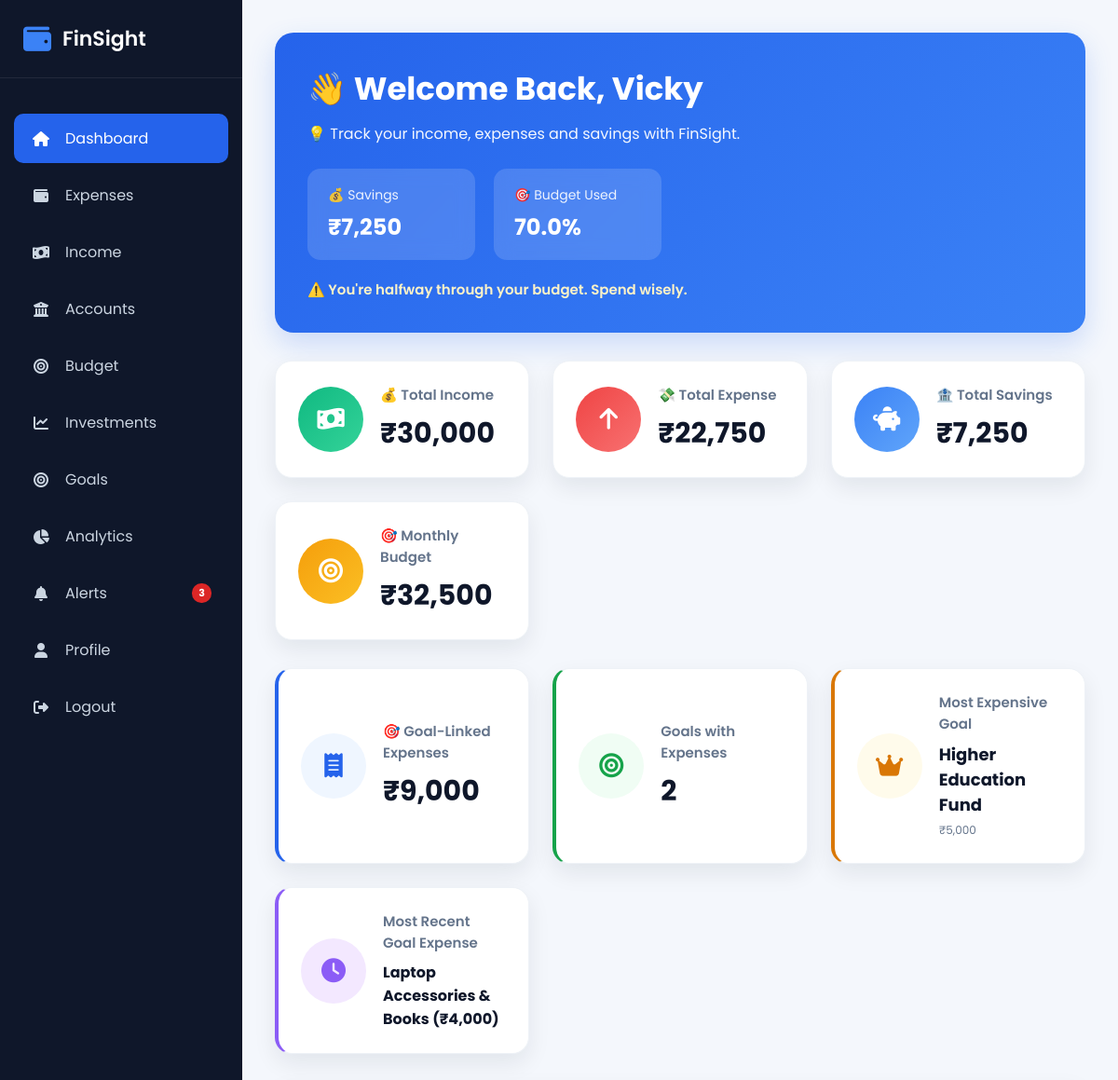
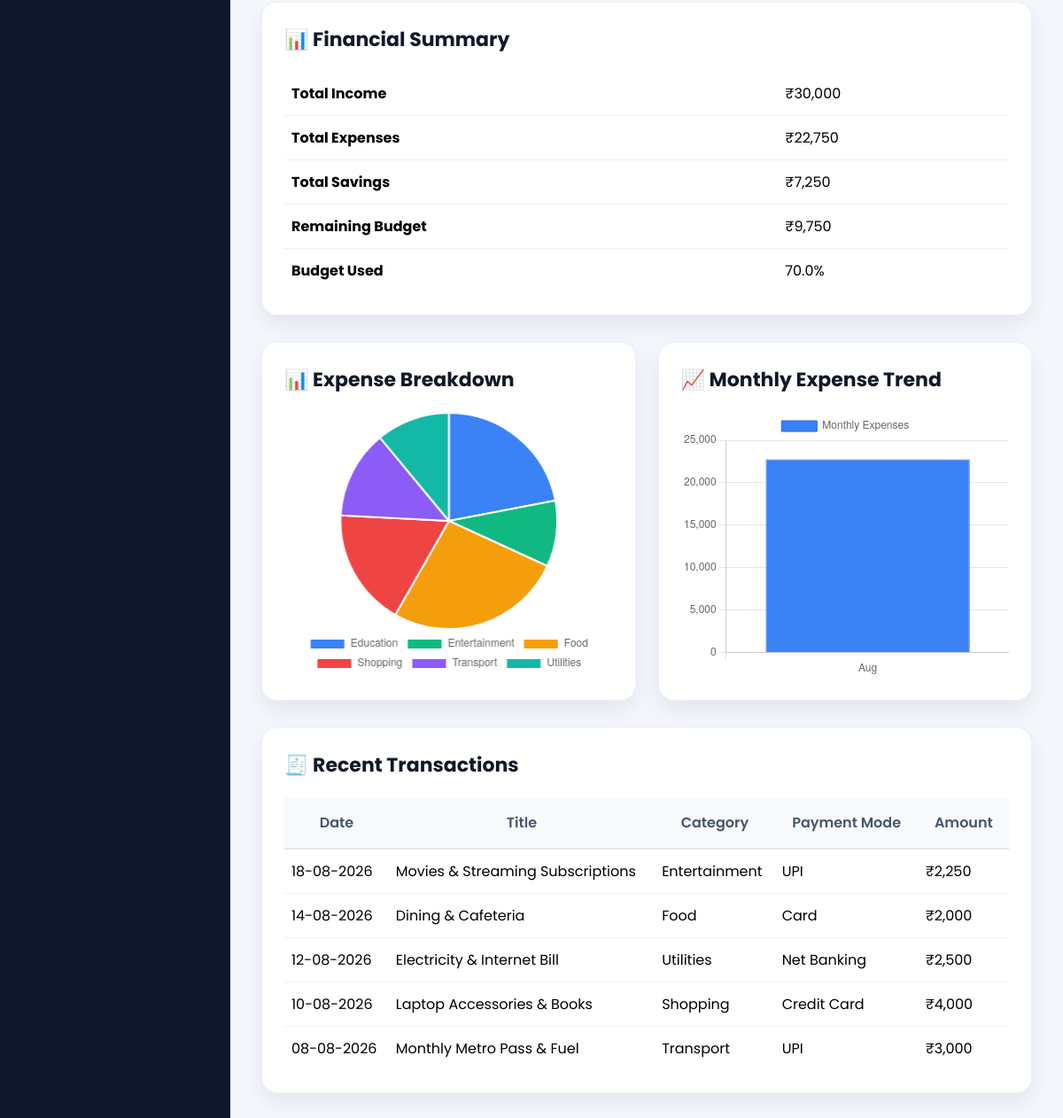
The page /dashboard (signed in) on the database as committed earlier (2 pictures, top to bottom).
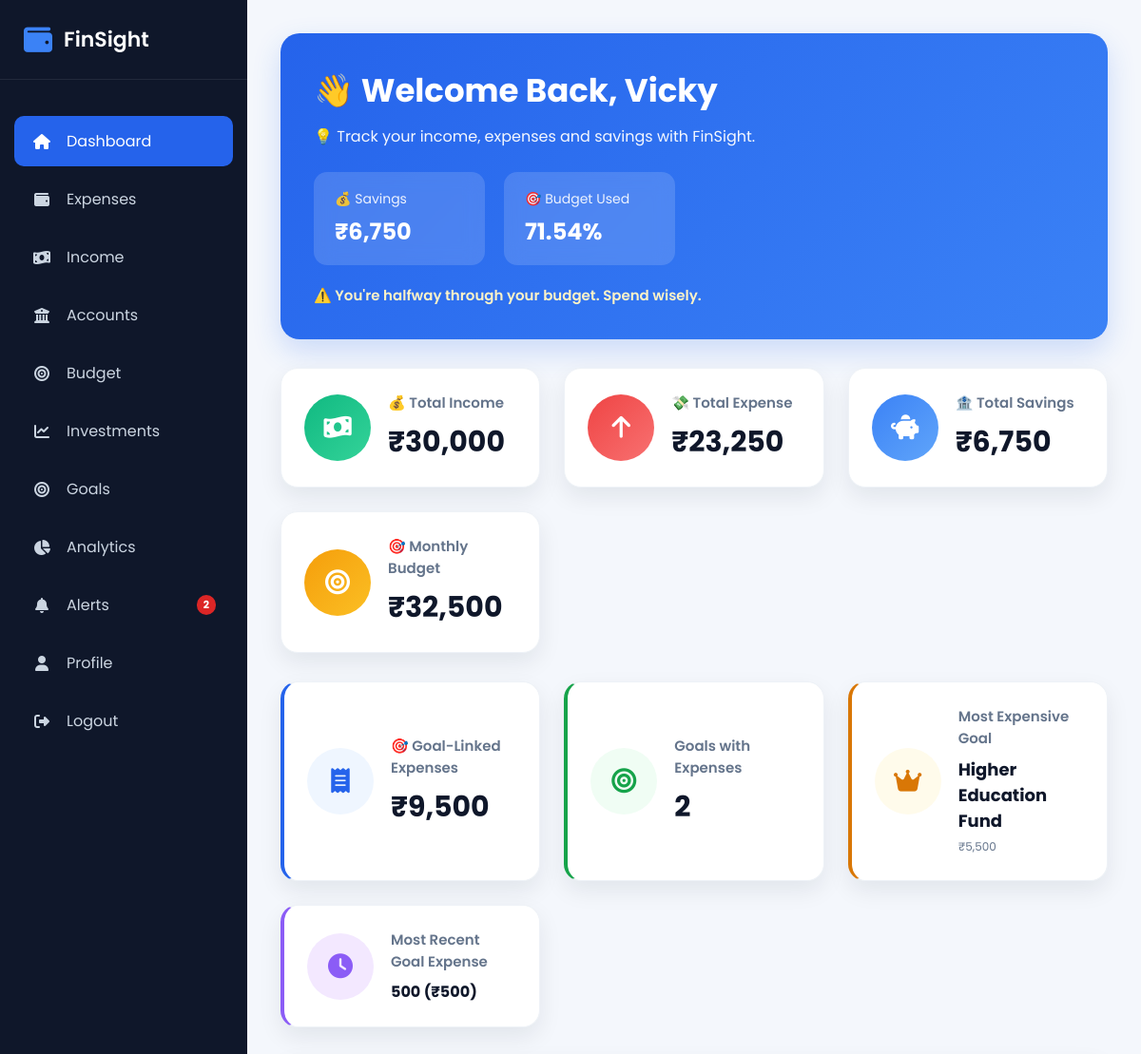
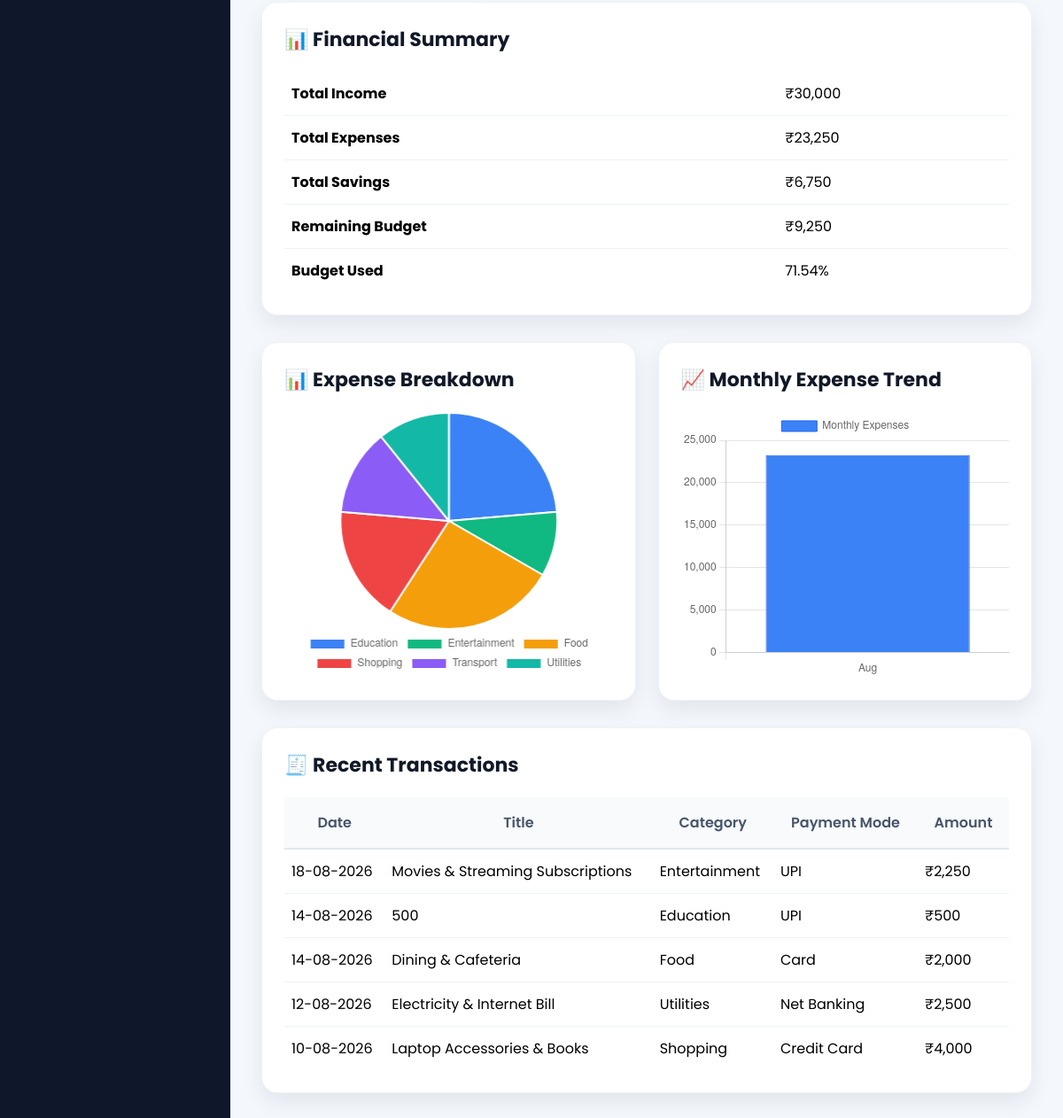
The same page on the database as committed later (2 pictures, top to bottom).
### models/expense.py (models this page shows, shortened)
class Expense(db.Model):
    __tablename__ = "expenses"
    id = db.Column(db.Integer, primary_key=True)
    title = db.Column(
        db.String(100),
        nullable=False
    )
    category = db.Column(
        db.String(50),
        nullable=False
    )
    amount = db.Column(
        db.Float,
        nullable=False
    )
    payment_method = db.Column(
        db.String(30),
        nullable=False
    )
    account_id = db.Column(
        db.Integer,
        db.ForeignKey("accounts.id"),
        nullable=False
    )
    expense_date = db.Column(
        db.Date,
        nullable=False
    )
    description = db.Column(
        db.Text
    )
    created_at = db.Column(
        db.DateTime,
        default=datetime.utcnow
    )
    updated_at = db.Column(
        db.DateTime,
        default=datetime.utcnow,
        onupdate=datetime.utcnow
    )
    user_id = db.Column(
        db.Integer,
        db.ForeignKey("users.id"),
        nullable=False
    )
    goal_id = db.Column(
        db.Integer,
        db.ForeignKey("goals.id"),
        nullable=True
    )
    account = db.relationship(
        "Account",
        back_populates="expenses"
    )
    goal = db.relationship(
        "Goal",
        back_populates="expenses"
    )

### app.py (the view)
@app.route("/dashboard")
@login_required
def dashboard():
    expenses = (
        Expense.query
        .filter_by(user_id=current_user.id)
        .order_by(
            Expense.expense_date.desc(),
            Expense.id.desc()
        )
        .all()
    )
    recent_transactions = expenses[:5]
    incomes = Income.query.filter_by(user_id=current_user.id).all()
    budget_obj = Budget.query.filter_by(user_id=current_user.id).first()
    accounts = Account.query.filter_by(user_id=current_user.id).all()
    goals = Goal.query.filter_by(user_id=current_user.id).all()
    total_expenses = sum(exp.amount for exp in expenses)
    total_income = sum(inc.amount for inc in incomes)
    total_account_balance = sum(acc.balance for acc in accounts)
    total_savings = total_income - total_expenses
    budget_amount = budget_obj.monthly_budget if budget_obj else 0
    remaining_budget = budget_amount - total_expenses
    if budget_amount > 0:
        budget_used = round((total_expenses / budget_amount) * 100, 2)
    else:
        budget_used = 0
    category_data = (
        db.session.query(
            Expense.category,
            func.sum(Expense.amount)
        )
        .filter(Expense.user_id == current_user.id)
        .group_by(Expense.category)
        .all()
    )
    categories = [item[0] for item in category_data]
    amounts = [float(item[1]) for item in category_data]
    monthly_data = (
        db.session.query(
            func.strftime("%m", Expense.expense_date),
            func.sum(Expense.amount)
        )
        .filter(Expense.user_id == current_user.id)
        .group_by(func.strftime("%m", Expense.expense_date))
        .all()
    )
    month_names = {
        "01": "Jan", "02": "Feb", "03": "Mar", "04": "Apr",
        "05": "May", "06": "Jun", "07": "Jul", "08": "Aug",
        "09": "Sep", "10": "Oct", "11": "Nov", "12": "Dec"
    }
    months = []
    monthly_amounts = []
    for month_str, amount in monthly_data:
        months.append(month_names.get(month_str, month_str))
        monthly_amounts.append(float(amount))
    spending_analysis = get_spending_analysis(current_user.id)
    spending_trend = get_monthly_spending_trend(current_user.id, num_months=6)
    check_and_create_alerts(current_user.id)
    goal_expense_analytics = get_goal_expense_analytics(current_user.id)
    return render_template(
        "dashboard.html",
        user=current_user,
        total_income=total_income,
        total_expenses=total_expenses,
        total_savings=total_savings,
        total_account_balance=total_account_balance,
        budget_amount=budget_amount,
        remaining_budget=remaining_budget,
        budget_used=budget_used,
        categories=categories,
        amounts=amounts,
        months=months,
        monthly_amounts=monthly_amounts,
        recent_transactions=recent_transactions,
        budget=budget_obj,
        goals=goals,
        spending_analysis=spending_analysis,
        spending_trend=spending_trend,
        goal_expense_analytics=goal_expense_analytics
    )

### app.py (called while the page is built)
@login_manager.user_loader
def load_user(user_id):
    return User.query.get(int(user_id))

@app.context_processor
def inject_global_vars():
    if current_user.is_authenticated:
        unread_count = FinancialAlert.query.filter_by(user_id=current_user.id, is_read=False).count()
        return dict(unread_alerts_count=unread_count)
    return dict(unread_alerts_count=0)

### services/spending_analysis.py (called while the page is built)
def get_first_day_of_month(dt, offset_months=0):
    year = dt.year
    month = dt.month - offset_months
    while month <= 0:
        month += 12
        year -= 1
    return date(year, month, 1)

def get_last_day_of_month(dt_start):
    if dt_start.month == 12:
        next_month = date(dt_start.year + 1, 1, 1)
    else:
        next_month = date(dt_start.year, dt_start.month + 1, 1)
    return next_month - timedelta(days=1)

### templates/dashboard.html (shortened to what the changed rows need)
{% extends "layout.html" %}
{% block css %}
<link rel="stylesheet" href="{{ url_for('static', filename='css/dashboard.css') }}">
{% endblock %}
{% block content %}
<div class="hero-banner">
    <div class="hero-left">
        <h1>👋 Welcome Back, {{ current_user.full_name }}</h1>
        <div class="hero-stats">
            <div class="hero-stat">
                <span>💰 Savings</span>
                <strong>₹{{ "{:,.0f}".format(total_savings) }}</strong>
            </div>
            <div class="hero-stat">
                <span>🎯 Budget Used</span>
                <strong>{{ budget_used }}%</strong>
            </div>
        </div>
    </div>
</div>
<div class="dashboard-cards">
    <div class="card">
        <div class="card-info">
            <h2>₹{{ "{:,.0f}".format(total_income) }}</h2>
        </div>
    </div>
    <div class="card">
        <div class="card-info">
            <h4>💸 Total Expense</h4>
            <h2>₹{{ "{:,.0f}".format(total_expenses) }}</h2>
        </div>
    </div>
    <div class="card">
        <div class="card-info">
            <h4>🏦 Total Savings</h4>
            <h2 {% if total_savings < 0 %}style="color:#EF4444;"{% endif %}>
                ₹{{ "{:,.0f}".format(total_savings) }}
            </h2>
        </div>
    </div>
    <div class="card">
        <div class="card-info">
            <h2>₹{{ "{:,.0f}".format(budget_amount) }}</h2>
        </div>
    </div>
</div>
{% if goal_expense_analytics %}
<div class="dashboard-cards" style="margin-top: 16px;">
    <div class="card" style="border-left: 4px solid #2563EB;">
        <div class="card-icon" style="background: #EFF6FF; color: #2563EB;">
            <i class="fas fa-receipt"></i>
        </div>
        <div class="card-info">
            <h4>🎯 Goal-Linked Expenses</h4>
            <h2>₹{{ "{:,.0f}".format(goal_expense_analytics.total_all_goal_linked) }}</h2>
        </div>
    </div>
    <div class="card" style="border-left: 4px solid #16A34A;">
        <div class="card-icon" style="background: #F0FDF4; color: #16A34A;">
            <i class="fas fa-bullseye"></i>
        </div>
        <div class="card-info">
            <h4>Goals with Expenses</h4>
            <h2>{{ goal_expense_analytics.goals_with_expenses_count }}</h2>
        </div>
    </div>
    <div class="card" style="border-left: 4px solid #D97706;">
        <div class="card-icon" style="background: #FFFBEB; color: #D97706;">
            <i class="fas fa-crown"></i>
        </div>
        <div class="card-info">
            <h4>Most Expensive Goal</h4>
            <h2 style="font-size: 18px;">{{ goal_expense_analytics.most_expensive_goal_name }}</h2>
            <span style="font-size: 12px; color: #64748B;">₹{{ "{:,.0f}".format(goal_expense_analytics.most_expensive_goal_amt) }}</span>
        </div>
    </div>
    <div class="card" style="border-left: 4px solid #8B5CF6;">
        <div class="card-icon" style="background: #F3E8FF; color: #8B5CF6;">
            <i class="fas fa-clock"></i>
        </div>
        <div class="card-info">
            <h4>Most Recent Goal Expense</h4>
            <h2 style="font-size: 16px;">
                {% if goal_expense_analytics.latest_goal_expense %}
                    {{ goal_expense_analytics.latest_goal_expense.title }} (₹{{ "{:,.0f}".format(goal_expense_analytics.latest_goal_expense.amount) }})
                {% else %}
                    None
                {% endif %}
            </h2>
        </div>
    </div>
</div>
{% endif %}
<div class="dashboard-box">
    <table>
        <tbody>
            <tr>
                <td><strong>Total Expenses</strong></td>
                <td>₹{{ "{:,.0f}".format(total_expenses) }}</td>
            </tr>
            <tr>
                <td><strong>Total Savings</strong></td>
                <td {% if total_savings < 0 %}style="color:#EF4444;"{% endif %}>
                    ₹{{ "{:,.0f}".format(total_savings) }}
                </td>
            </tr>
            <tr>
                <td><strong>Remaining Budget</strong></td>
                <td {% if remaining_budget < 0 %}style="color:#EF4444;"{% endif %}>
                    ₹{{ "{:,.0f}".format(remaining_budget) }}
                </td>
            </tr>
            <tr>
                <td><strong>Budget Used</strong></td>
                <td>{{ budget_used }}%</td>
            </tr>
        </tbody>
    </table>
</div>
<div class="dashboard-grid">
    <div class="dashboard-box">
        <div style="height:300px;">
            <canvas id="expenseChart"></canvas>
        </div>
    </div>
    <div class="dashboard-box">
        <div style="height:300px;">
            <canvas id="monthlyChart"></canvas>
        </div>
    </div>
</div>
<div class="dashboard-box transactions">
    <table>
        <thead>
            <tr>
                <th>Date</th>
                <th>Title</th>
                <th>Category</th>
                <th>Payment Mode</th>
                <th>Amount</th>
            </tr>
        </thead>
        <tbody>
        {% if recent_transactions %}
    {% for expense in recent_transactions %}
    <tr>
    <td>{{ expense.expense_date.strftime("%d-%m-%Y") }}</td>
    <td>{{ expense.title }}</td>
    <td>{{ expense.category }}</td>
    <td>{{ expense.payment_method }}</td>
    <td>₹{{ "{:,.0f}".format(expense.amount) }}</td>
    </tr>
    {% endfor %}
{% else %}
    <tr>
        <td colspan="5" class="no-data">
            📭 No transactions available.
        </td>
    </tr>
{% endif %}
        </tbody>
    </table>
</div>
<script>
// ---------------- Expense Pie Chart ----------------
const expenseCanvas = document.getElementById("expenseChart");
if (expenseCanvas) {
    new Chart(expenseCanvas.getContext("2d"), {
        type: "pie",
        data: {
            labels: {{ categories | default([], true) | tojson }},
            datasets: [{
                data: {{ amounts | default([], true) | tojson }},
                backgroundColor: [
                    "#3B82F6",
                    "#10B981",
                    "#F59E0B",
                    "#EF4444",
                    "#8B5CF6",
                    "#14B8A6",
                    "#EC4899",
                    "#6366F1"
                ],
                borderColor: "#ffffff",
                borderWidth: 2
            }]
        },
        options: {
            responsive: true,
            maintainAspectRatio: false,
            plugins: {
                legend: {
                    position: "bottom"
                }
            }
        }
    });
}
// ---------------- Monthly Expense Bar Chart ----------------
const monthlyCanvas = document.getElementById("monthlyChart");
if (monthlyCanvas) {
    new Chart(monthlyCanvas.getContext("2d"), {
        type: "bar",
        data: {
            labels: {{ months | default([], true) | tojson }},
            datasets: [{
                label: "Monthly Expenses",
                data: {{ monthly_amounts | default([], true) | tojson }},
                backgroundColor: "#3B82F6",
                borderColor: "#2563EB",
                borderWidth: 1
            }]
        },
        options: {
            responsive: true,
            maintainAspectRatio: false,
            scales: {
                y: {
                    beginAtZero: true
                }
            }
        }
    });
}
</script>
{% endblock %}

Rows that differ between the two databases and show on the page:
removed Expense: latest_goal_expense "Laptop Accessories & Books", latest_goal_expense.amount "4,000", expense_date "10-08-2026", title "Laptop Accessories & Books", category "Shopping", payment_method "Credit Card", amount "4,000"
no longer on this page (row edited): Expense: expense_date "08-08-2026", title "Monthly Metro Pass & Fuel", category "Transport", payment_method "UPI", amount "3,000"
added Expense: latest_goal_expense "500", latest_goal_expense.amount "500", expense_date "14-08-2026", title "500", category "Education", payment_method "UPI", amount "500"
added Expense: expense_date "10-08-2026", title "Laptop Accessories & Books", category "Shopping", payment_method "Credit Card", amount "4,000"
Other text that changed with them:
{{ unread_alerts_count }}: "3" → "2"
{{ "{:,.0f}".format(total_savings) }}: "7,250" → "6,750"
{{ budget_used }}: "70.0" → "71.54"
{{ "{:,.0f}".format(total_expenses) }}: "22,750" → "23,250"
{{ "{:,.0f}".format(goal_expense_analytics.total_all_goal_linked) }}: "9,000" → "9,500"
{{ "{:,.0f}".format(goal_expense_analytics.most_expensive_goal_amt) }}: "5,000" → "5,500"
{{ "{:,.0f}".format(remaining_budget) }}: "9,750" → "9,250"
chart data {{ amounts | default([], true) | tojson }}: [5000.0, 2250.0, 6000.0, 4000.0, 3000.0, 2500.0] → [5500.0, 2250.0, 6000.0, 4000.0, 3000.0, 2500.0]
chart data {{ monthly_amounts | default([], true) | tojson }}: [22750.0] → [23250.0]
